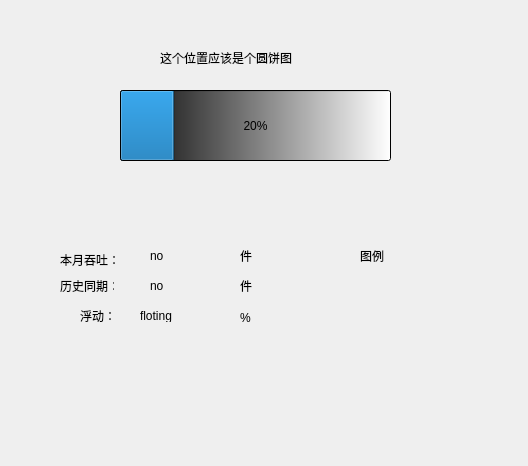
<?xml version="1.0" encoding="UTF-8"?>
<ui version="4.0">
 <class>ThroughoutDisp</class>
 <widget class="QWidget" name="ThroughoutDisp">
  <property name="geometry">
   <rect>
    <x>0</x>
    <y>0</y>
    <width>528</width>
    <height>466</height>
   </rect>
  </property>
  <property name="windowTitle">
   <string>Form</string>
  </property>
  <widget class="QLabel" name="this_thatLabel">
   <property name="geometry">
    <rect>
     <x>60</x>
     <y>250</y>
     <width>71</width>
     <height>20</height>
    </rect>
   </property>
   <property name="text">
    <string>本月吞吐：</string>
   </property>
  </widget>
  <widget class="QLabel" name="this_or_nextMonth">
   <property name="geometry">
    <rect>
     <x>150</x>
     <y>250</y>
     <width>54</width>
     <height>12</height>
    </rect>
   </property>
   <property name="text">
    <string>no</string>
   </property>
  </widget>
  <widget class="QLabel" name="history">
   <property name="geometry">
    <rect>
     <x>150</x>
     <y>280</y>
     <width>54</width>
     <height>12</height>
    </rect>
   </property>
   <property name="text">
    <string>no</string>
   </property>
  </widget>
  <widget class="QLabel" name="label_3">
   <property name="geometry">
    <rect>
     <x>80</x>
     <y>310</y>
     <width>54</width>
     <height>12</height>
    </rect>
   </property>
   <property name="text">
    <string>浮动：</string>
   </property>
  </widget>
  <widget class="QLabel" name="tuliLabel">
   <property name="geometry">
    <rect>
     <x>360</x>
     <y>250</y>
     <width>54</width>
     <height>12</height>
    </rect>
   </property>
   <property name="text">
    <string>图例</string>
   </property>
  </widget>
  <widget class="QLabel" name="label_2">
   <property name="geometry">
    <rect>
     <x>60</x>
     <y>280</y>
     <width>54</width>
     <height>12</height>
    </rect>
   </property>
   <property name="text">
    <string>历史同期：</string>
   </property>
  </widget>
  <widget class="QLabel" name="floating">
   <property name="geometry">
    <rect>
     <x>140</x>
     <y>310</y>
     <width>54</width>
     <height>12</height>
    </rect>
   </property>
   <property name="text">
    <string>floting</string>
   </property>
  </widget>
  <widget class="QLabel" name="label_6">
   <property name="geometry">
    <rect>
     <x>160</x>
     <y>50</y>
     <width>171</width>
     <height>16</height>
    </rect>
   </property>
   <property name="text">
    <string>这个位置应该是个圆饼图</string>
   </property>
  </widget>
  <widget class="QProgressBar" name="roi">
   <property name="geometry">
    <rect>
     <x>120</x>
     <y>90</y>
     <width>271</width>
     <height>71</height>
    </rect>
   </property>
   <property name="styleSheet">
    <string notr="true">background-color: qlineargradient(spread:pad, x1:0, y1:0, x2:1, y2:0, stop:0 rgba(0, 0, 0, 255), stop:1 rgba(255, 255, 255, 255));
image: url(:/invagate/icons/天道酬勤.gif);</string>
   </property>
   <property name="maximum">
    <number>100</number>
   </property>
   <property name="value">
    <number>20</number>
   </property>
   <property name="invertedAppearance">
    <bool>false</bool>
   </property>
  </widget>
  <widget class="QLabel" name="label">
   <property name="geometry">
    <rect>
     <x>240</x>
     <y>250</y>
     <width>54</width>
     <height>12</height>
    </rect>
   </property>
   <property name="text">
    <string>件</string>
   </property>
  </widget>
  <widget class="QLabel" name="label_4">
   <property name="geometry">
    <rect>
     <x>240</x>
     <y>280</y>
     <width>54</width>
     <height>12</height>
    </rect>
   </property>
   <property name="text">
    <string>件</string>
   </property>
  </widget>
  <widget class="QLabel" name="label_5">
   <property name="geometry">
    <rect>
     <x>240</x>
     <y>310</y>
     <width>16</width>
     <height>16</height>
    </rect>
   </property>
   <property name="text">
    <string>%</string>
   </property>
  </widget>
 </widget>
 <resources/>
 <connections/>
</ui>
